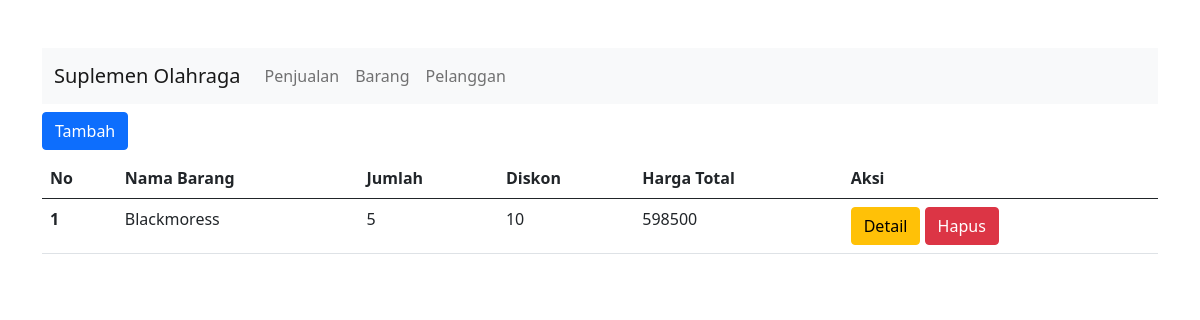
Screenshot of /penjualan/detail/1627797461 with the database file from the repository.
### tables this page shows
CREATE TABLE `penjualan_detail` (
  `penjualan_id` int(11) NOT NULL,
  `barang_id` int(11) NOT NULL,
  `harga_total` int(20) NOT NULL,
  `jumlah` int(11) NOT NULL,
  `diskon` int(11) NOT NULL
);

CREATE TABLE `barang` (
  `barang_id` int(11) NOT NULL,
  `nama_barang` varchar(100) NOT NULL,
  `harga_barang` int(15) NOT NULL,
  `stok` int(11) NOT NULL,
  `keterangan` text NOT NULL
);

### application/controllers/Penjualan.php (called while the page is built, shortened)
<?php
class Penjualan extends CI_Controller
{
	public function __construct()
	{
		$this->load->model('PenjualanModel');
		$this->load->model('PelangganModel');
	}
		public function detail($penjualan_id)
	{
		$data['title'] = "Edit penjualan";
		$data['penjualan'] = $this->db->get_where('penjualan',['penjualan_id'=>$penjualan_id])->row_array();
		$data['penjualandetail'] = $this->PenjualanModel->get_detail_penjualan($penjualan_id);
		$this->load->view('templates/header', $data);
		$this->load->view('penjualan/detail', $data);
		$this->load->view('templates/footer');
	}
}

### index.php (called while the page is built, shortened)
<?php
require_once BASEPATH.'core/CodeIgniter.php';

### application/models/PenjualanModel.php (called while the page is built, shortened)
<?php
class PenjualanModel extends CI_Model {
    public function get_detail_penjualan($penjualan_id)
    {
        $query = "SELECT * FROM penjualan_detail pd, penjualan pn, barang b, pelanggan pe WHERE pn.pelanggan_id = pe.pelanggan_id
        AND pd.penjualan_id = pn.penjualan_id AND pd.barang_id = b.barang_id AND pn.penjualan_id = $penjualan_id" ;
        return $this->db->query($query)->result_array();
    }
}

### application/views/penjualan/detail.php (the view, shortened to what this page needs)
<div class="row mt-2">
  <div class="col-3">
    <a href="<?=base_url('penjualandetail/proses/'. $penjualan['penjualan_id'])?>" type="button" class="btn btn-primary">
      Tambah
    </a>
  </div>
</div>
<table class="table mt-2">
  <thead>
    <tr>
      <th scope="col">No</th>
      <th scope="col">Nama Barang</th>
      <th scope="col">Jumlah</th>
      <th scope="col">Diskon</th>
      <th scope="col">Harga Total</th>
      <th scope="col">Aksi</th>
    </tr>
  </thead>
  <tbody>
    <?php
    foreach ($penjualandetail as $no => $penjualan) {
    ?>
      <tr>
        <th scope="row"><?= $no + 1 ?></th>
        <td><?= $penjualan['nama_barang']; ?></td>
        <td><?= $penjualan['jumlah']; ?></td>
        <td><?= $penjualan['diskon']; ?></td>
        <td><?= $penjualan['harga_total']; ?></td>
        <td>
          <a href="<?= base_url('penjualan/detail/' . $penjualan['penjualan_id']) ?>" class="btn btn-warning">Detail</a>
          <a href="<?= base_url('penjualan/hapus/' . $penjualan['penjualan_id']) ?>" class="btn btn-danger">Hapus</a>
        </td>
      </tr>
    <?php } ?>
  </tbody>
</table>
</div>

### rows the page displays
penjualan_detail: barang.nama_barang "Blackmoress", jumlah "5", diskon "10", harga_total "598500"
